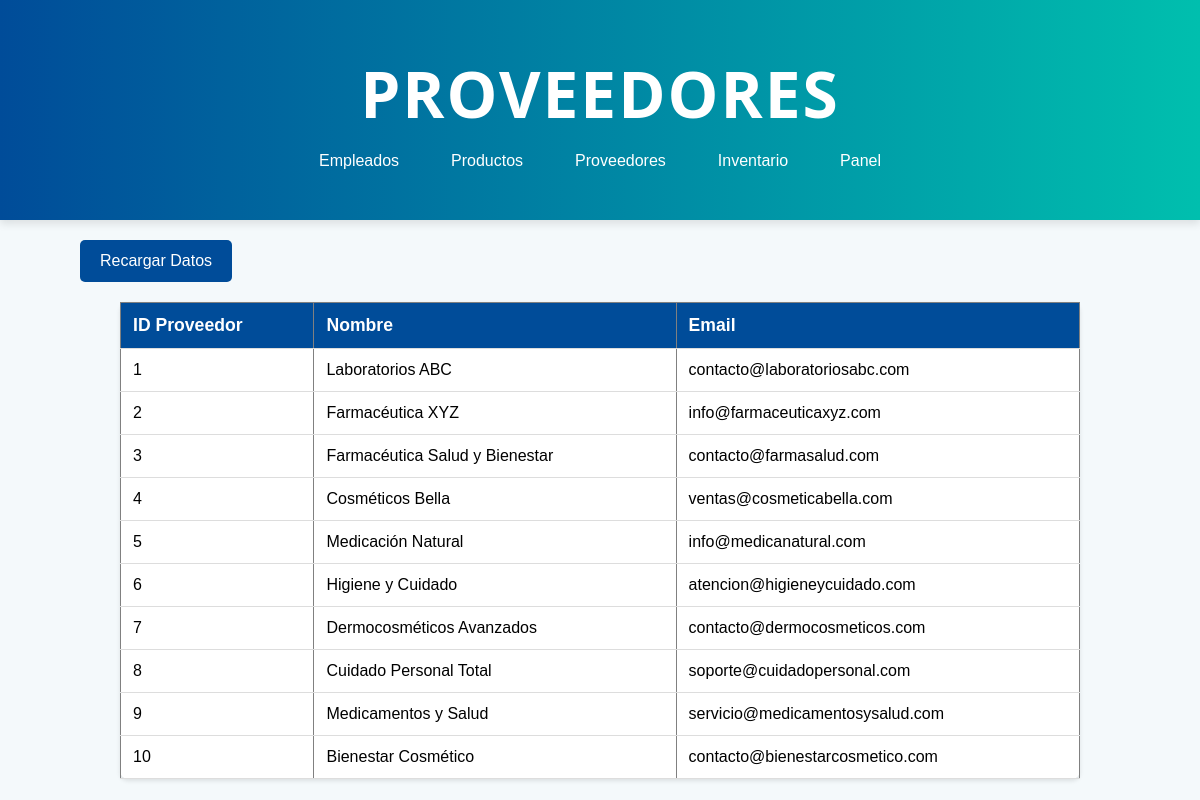
The app's page /proveedor.php, older data.
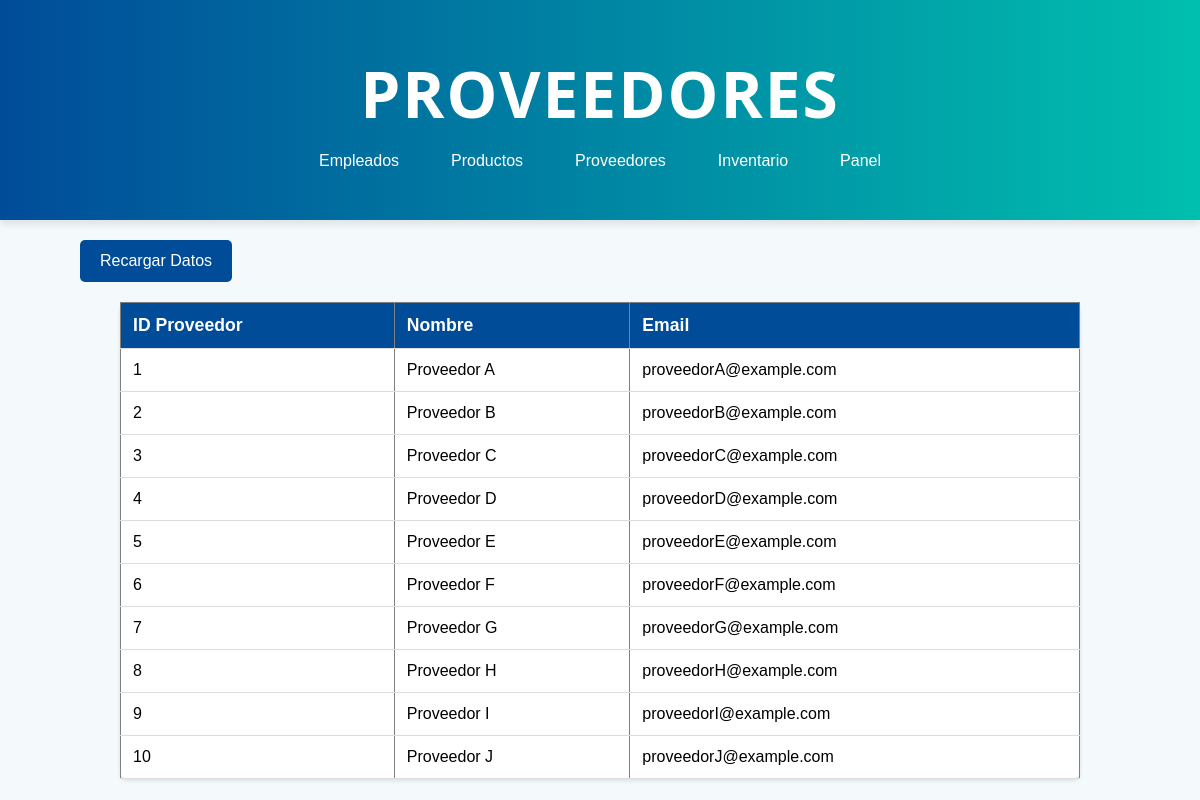
The same page, newer data.
### tables this page shows
CREATE TABLE `proveedor` (
  `idProveedor` int(11) NOT NULL,
  `nombre` varchar(255) NOT NULL,
  `email` varchar(255) NOT NULL
);

### proveedor.php (the view, shortened to what this page needs)
<!DOCTYPE html>
<html lang="es">
<head>
    <link rel="stylesheet" href="css/stylesListas.css">
</head>
<body>
    <header class="header">
        <h1>Proveedores</h1>
        <nav>
        <ul>
        <li><a href="empleado.php">Empleados</a></li>
                <li><a href="producto.php">Productos</a></li>
                <li><a href="proveedor.php">Proveedores</a></li>
                <li><a href="inventario.php">Inventario</a></li>
                <li><a href="administrador.php">Panel</a></li>
            </ul>
        </nav>
    </header>
    <button onclick="window.location.reload()">Recargar Datos</button>
    <table border="1">
        <thead>
            <tr>
                <th>ID Proveedor</th>
                <th>Nombre</th>
                <th>Email</th>
            </tr>
        </thead>
        <tbody id="datosProveedor">
            <?php
            $servername = "localhost";
            $username = "root";
            $password = "";
            $dbname = "drogueriasconfe";
            $conn = new mysqli($servername, $username, $password, $dbname);
            $sql = "SELECT idProveedor, nombre, email FROM proveedor";
            $result = $conn->query($sql);
            if ($result->num_rows > 0) {
                while ($row = $result->fetch_assoc()) {
                    echo "<tr>
                            <td>" . $row['idProveedor'] . "</td>
                            <td>" . $row['nombre'] . "</td>
                            <td>" . $row['email'] . "</td>
                          </tr>";
                }
            } else {
                echo "<tr><td colspan='3'>No se encontraron proveedores</td></tr>";
            }
            ?>
        </tbody>
    </table>
</body>
</html>

Row changes from the older to the newer data that the page shows:
changed proveedor id 1: nombre "Laboratorios ABC" → "Proveedor A"; email "contacto@laboratoriosabc.com" → "proveedorA@example.com"
changed proveedor id 2: nombre "Farmacéutica XYZ" → "Proveedor B"; email "info@farmaceuticaxyz.com" → "proveedorB@example.com"
changed proveedor id 3: nombre "Farmacéutica Salud y Bienestar" → "Proveedor C"; email "contacto@farmasalud.com" → "proveedorC@example.com"
changed proveedor id 4: nombre "Cosméticos Bella" → "Proveedor D"; email "ventas@cosmeticabella.com" → "proveedorD@example.com"
changed proveedor id 5: nombre "Medicación Natural" → "Proveedor E"; email "info@medicanatural.com" → "proveedorE@example.com"
changed proveedor id 6: nombre "Higiene y Cuidado" → "Proveedor F"; email "atencion@higieneycuidado.com" → "proveedorF@example.com"
changed proveedor id 7: nombre "Dermocosméticos Avanzados" → "Proveedor G"; email "contacto@dermocosmeticos.com" → "proveedorG@example.com"
changed proveedor id 8: nombre "Cuidado Personal Total" → "Proveedor H"; email "soporte@cuidadopersonal.com" → "proveedorH@example.com"
changed proveedor id 9: nombre "Medicamentos y Salud" → "Proveedor I"; email "servicio@medicamentosysalud.com" → "proveedorI@example.com"
changed proveedor id 10: nombre "Bienestar Cosmético" → "Proveedor J"; email "contacto@bienestarcosmetico.com" → "proveedorJ@example.com"
